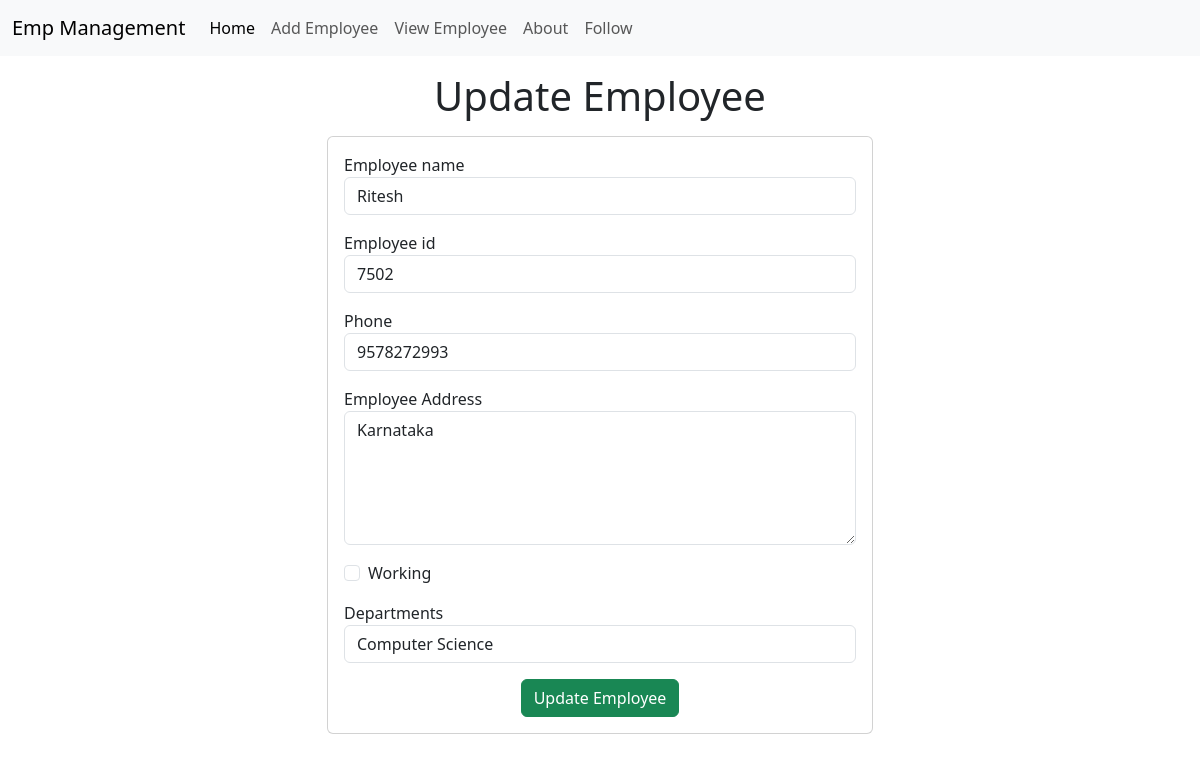
Screenshot of /emp/update-emp/5 with the database file from the repository.
### emp/models.py (models this page shows, shortened)
class Emp(models.Model):
    name=models.CharField(max_length=200)
    emp_id=models.CharField(max_length=200)
    phone=models.CharField(max_length=10)
    address=models.CharField(max_length=150)
    working=models.BooleanField(default=True)
    department=models.CharField(max_length=10)

### emp/views.py (the view)
# urls.py: path("update-emp/<int:emp_id>",update_emp),
def update_emp(request,emp_id):
    emp=Emp.objects.get(pk=emp_id)
    return render(request, "emp/update_emp.html", {
        'emp':emp
    })

### templates/emp/update_emp.html (shortened to what this page needs)
<!doctype html>
<html lang="en">
  <head>
    <link href="https://cdn.jsdelivr.net/npm/bootstrap@5.3.2/dist/css/bootstrap.min.css" rel="stylesheet">
  </head>
  <body>
    {% include 'emp/navbar.html' %}
    <h1 class="text-center my-3">Update Employee</h1>
    <div class="container">
        <div class="row">
            <div class="col-md-6 offset-md-3">
                <div class="card">
                   <div class="card-body">
                    <form action="/emp/do-update-emp/{{emp.id}}" method="POST">
                       <div class="mb-3">
                         <label for="name">Employee name</label>
                         <input name="emp_name" id="name" type="text" class="form-control" placeholder="Enter emp name" value="{{emp.name}}">
                       </div>
                       <div class="mb-3">
                        <label for="id">Employee id</label>
                        <input name="emp_id" id="id" type="text" class="form-control" placeholder="Enter emp id" value="{{emp.emp_id}}">
                      </div>
                      <div class="mb-3">
                        <label for="phone">Phone</label>
                        <input name="emp_phone" id="phone" type="text" class="form-control" placeholder="Enter emp phone" value="{{emp.phone}}">
                      </div>
                      <div class="mb-3">
                        <label for="address">Employee Address</label>
                        <textarea name="emp_address" id="address" rows="5" class="form-control">{{emp.address}}</textarea>
                      </div>
                      <div class="mb-3 form-check">
                        <label for="working">Working</label>
                        <input {% if emp.working %} checked {% endif %} name="emp_working" id="working" type="checkbox" class="form-check-input">
                      </div>
                      <div class="mb-3">
                        <label for="department">Departments</label>
                        <select value="{{emp.department}}" name="emp_department" id="department" class="form-control">
                            <option value="CSE">Computer Science</option>
                        </select>
                      </div>
                       <div class="container text-center">
                            <button class="btn btn-success">
                                Update Employee
                            </button>
                       </div>
                    </form>
                   </div>
                </div>
            </div>
        </div>
    </div>
  </body>
</html>

### rows the page displays
Emp: emp_name "Ritesh", emp_id "7502", emp_phone "9578272993", emp_address "Karnataka", emp_department "Computer Science"
